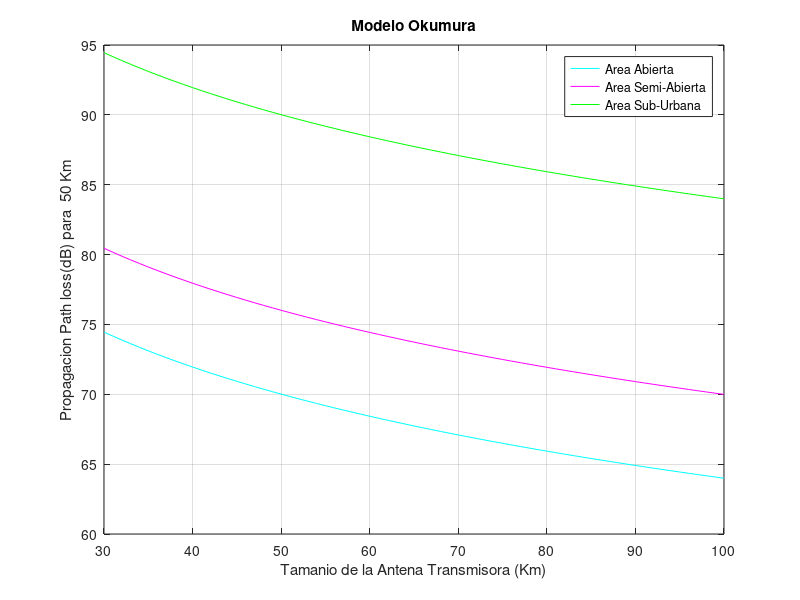

Source code (MATLAB):
% Arroyo Christian
clc, clear

F=input('Ingrese la frecuencia de 150Mhz<f<1920Mhz : ');
D=input('Ingrese la distancia donde se encuentra la estacion base 1Km<d<100Km : ');
Ht=30:1:100;
Hr=input('Ingrese el tamanio de la antena, no puede pasar los 10 metros : ');
Ld=32.45+20*log10(F)+20*log10(D);
Gt=20*log10(Ht/200);
Amu=35;
GareaA=33;
GareaCA=27;
GareaSU=13;

if Hr<=3, Ge=10*log10(Hr/3);
else if ((Hr>3)&&(Hr<=10)), Ge=20*log10(Hr/3);
    end
end

L=Ld+Amu-Gt-Ge-GareaA;
L2=Ld+Amu-Gt-Ge-GareaCA;
L3=Ld+Amu-Gt-Ge-GareaSU;

plot(Ht,L, 'c')
title('Modelo Okumura');
xlabel('Tamanio de la Antena Transmisora (Km)');
ylabel('Propagacion Path loss(dB) para  50 Km');
%gtext('Area Abierta');

hold on
plot(Ht,L2, 'm')
%gtext('Area Semi-Abierta');
hold on

plot(Ht,L3, 'g')
%gtext('Area Sub-Urbana');

legend('Area Abierta','Area Semi-Abierta','Area Sub-Urbana')
grid on

% Bibliografia: 
% MIMO-OFDM Wireless Communication With MATLAB.
% https://www.youtube.com/watch?v=2lQvoJy_g2Q
% http://rci.cujae.edu.cu/index.php/rci/rt/printerFriendly/67/html
% http://www.mathworks.com/help/matlab/ref/colorspec.html?refresh=true